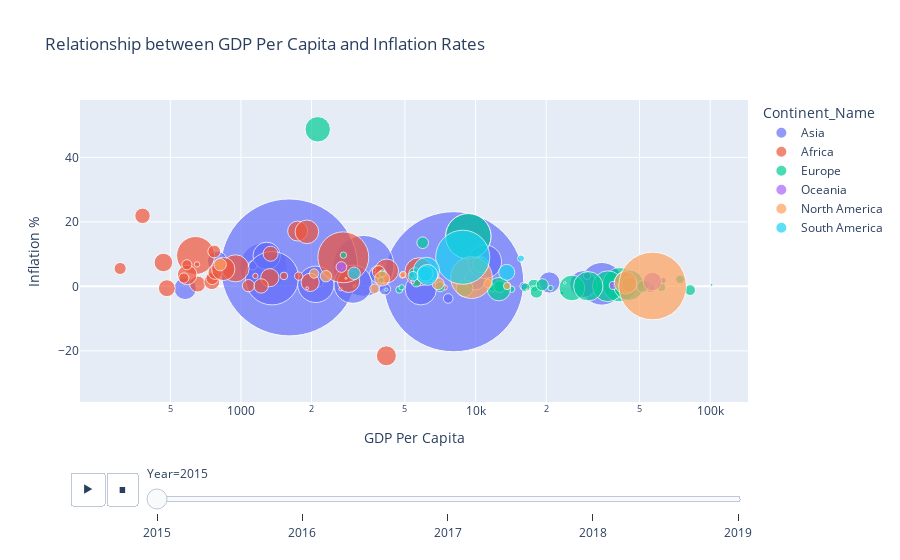

Here is the notebook cell this chart was saved with:
### Markdown cell above
#### 3.4 Between Inflation Rates and GDP Per Capita

### Code cell
# Displaying an animated scatterplot depicting the relationship between GDP per capita and inflation rate over the given time period

fig = px.scatter(data, title = "Relationship between GDP Per Capita and Inflation Rates", x= "GDP Per Capita", y= "Inflation %", animation_frame= "Year", 
 animation_group= "Country Name", size= "Population", color = "Continent_Name",
 hover_name= "Country Name", log_x=True, size_max=100)
fig.layout.updatemenus[0].buttons[0].args[1]["frame"]["duration"] = 700
fig.show()

### Figure 1 — Plotly figure (JSON) as saved in the notebook; plotly's stock layout.template omitted (floating-point values rounded to 4 significant figures)
{"data": [{"hovertemplate": "<b>%{hovertext}</b><br><br>Continent_Name=Asia<br>Year=2015<br>GDP Per Capita=%{x}<br>Inflation %=%{y}<br>Population=%{marker.size}<extra></extra>", "hovertext": ["Afghanistan", "United Arab Emirates", "Armenia", "Azerbaijan", "Bangladesh", "Brunei Darussalam", "China", "Cyprus", "Georgia", "Hong Kong SAR, China", "Indonesia", "India", "Israel", "Jordan", "Japan", "Kazakhstan", "Kyrgyz Republic", "Korea, Rep.", "Kuwait", "Lao PDR", "Lebanon", "Sri Lanka", "Myanmar", "Mongolia", "Malaysia", "Nepal", "Oman", "Pakistan", "Philippines", "Qatar", "Russian Federation", "Saudi Arabia", "Singapore", "Thailand", "Turkey", "Vietnam"], "ids": ["Afghanistan", "United Arab Emirates", "Armenia", "Azerbaijan", "Bangladesh", "Brunei Darussalam", "China", "Cyprus", "Georgia", "Hong Kong SAR, China", "Indonesia", "India", "Israel", "Jordan", "Japan", "Kazakhstan", "Kyrgyz Republic", "Korea, Rep.", "Kuwait", "Lao PDR", "Lebanon", "Sri Lanka", "Myanmar", "Mongolia", "Malaysia", "Nepal", "Oman", "Pakistan", "Philippines", "Qatar", "Russian Federation", "Saudi Arabia", "Singapore", "Thailand", "Turkey", "Vietnam"], "legendgroup": "Asia", "marker": {"color": "#636efa", "size": [34413603, 9262900, 2925553, 9649341, 156256276, 414907, 1371220000, 1160985, 3725276, 7291300, 258383256, 1310152403, 8380100, 9266575, 127141000, 17542806, 5956900, 51014947, 3835591, 6741164, 6532678, 20970000, 52680726, 2998439, 30270962, 27015031, 4267348, 199426964, 102113212, 2565710, 144096870, 31717667, 5535002, 68714511, 78529409, 92677076], "sizemode": "area", "sizeref": 139800.0, "symbol": "circle"}, "mode": "markers", "name": "Asia", "orientation": "v", "showlegend": true, "type": "scatter", "x": [578.5, 38660.0, 3607.0, 5500.0, 1248.0, 31160.0, 8067.0, 23330.0, 4014.0, 42430.0, 3332.0, 1606.0, 35780.0, 4105.0, 34520.0, 10510.0, 1121.0, 28730.0, 29870.0, 2135.0, 7645.0, 3844.0, 1287.0, 3919.0, 9955.0, 792.6, 16030.0, 1357.0, 3001.0, 63040.0, 9313.0, 20630.0, 55650.0, 5840.0, 10950.0, 2085.0], "xaxis": "x", "y": [-0.6617, 4.07, 3.732, 4.009, 6.194, -0.4883, 1.437, -2.097, 4.004, 2.995, 6.363, 5.872, -0.6325, -0.8769, 0.7895, 6.666, 6.503, 0.7062, 3.272, 1.277, -3.749, 3.768, 9.454, 5.727, 2.104, 7.869, 0.06529, 2.529, 0.6742, 1.814, 15.53, 1.206, -0.5226, -0.9004, 7.671, 0.6312], "yaxis": "y"}, {"hovertemplate": "<b>%{hovertext}</b><br><br>Continent_Name=Africa<br>Year=2015<br>GDP Per Capita=%{x}<br>Inflation %=%{y}<br>Population=%{marker.size}<extra></extra>", "hovertext": ["Angola", "Burundi", "Benin", "Burkina Faso", "Botswana", "Cote d'Ivoire", "Cameroon", "Congo, Rep.", "Cabo Verde", "Djibouti", "Algeria", "Ethiopia", "Gabon", "Ghana", "Guinea", "Gambia, The", "Equatorial Guinea", "Lesotho", "Morocco", "Madagascar", "Mali", "Mozambique", "Mauritania", "Mauritius", "Malawi", "Namibia", "Niger", "Nigeria", "Rwanda", "Sudan", "Senegal", "Sierra Leone", "Eswatini", "Chad", "Togo", "Tunisia", "Tanzania", "Uganda", "South Africa", "Zambia"], "ids": ["Angola", "Burundi", "Benin", "Burkina Faso", "Botswana", "Cote d'Ivoire", "Cameroon", "Congo, Rep.", "Cabo Verde", "Djibouti", "Algeria", "Ethiopia", "Gabon", "Ghana", "Guinea", "Gambia, The", "Equatorial Guinea", "Lesotho", "Morocco", "Madagascar", "Mali", "Mozambique", "Mauritania", "Mauritius", "Malawi", "Namibia", "Niger", "Nigeria", "Rwanda", "Sudan", "Senegal", "Sierra Leone", "Eswatini", "Chad", "Togo", "Tunisia", "Tanzania", "Uganda", "South Africa", "Zambia"], "legendgroup": "Africa", "marker": {"color": "#EF553B", "size": [27884381, 10160030, 10575952, 18110624, 2120716, 23226143, 23298368, 4856095, 524743, 913993, 39728025, 100835458, 1947686, 27849205, 11432088, 2085860, 1168568, 2059021, 34663603, 24234088, 17438778, 27042002, 4046301, 1262605, 16745303, 2314904, 20001663, 181137448, 11369071, 38902950, 14578459, 7171914, 1104044, 14110975, 7323158, 11179949, 51482633, 38225453, 55386367, 15879361], "sizemode": "area", "sizeref": 139800.0, "symbol": "circle"}, "mode": "markers", "name": "Africa", "orientation": "v", "showlegend": true, "type": "scatter", "x": [4167.0, 305.5, 1077.0, 653.3, 6800.0, 1973.0, 1328.0, 1762.0, 3043.0, 2659.0, 4178.0, 640.5, 7385.0, 1744.0, 769.3, 649.5, 11280.0, 1152.0, 2875.0, 467.2, 751.5, 589.9, 1524.0, 9260.0, 380.6, 4869.0, 483.3, 2730.0, 754.9, 1910.0, 1219.0, 588.2, 3690.0, 776.0, 570.9, 3862.0, 947.9, 840.4, 5735.0, 1338.0], "xaxis": "x", "y": [-21.53, 5.545, 0.2188, 0.7248, 3.062, 1.251, 2.686, 3.169, 0.1312, -0.8474, 4.784, 9.569, -0.3388, 17.15, 10.82, 6.808, 1.677, 3.218, 1.558, 7.404, 1.451, 3.551, 3.238, 1.287, 21.87, 3.394, -0.5761, 9.009, 2.529, 16.91, 0.1352, 6.694, 4.951, 4.377, 2.585, 4.437, 5.588, 5.41, 4.509, 10.11], "yaxis": "y"}, {"hovertemplate": "<b>%{hovertext}</b><br><br>Continent_Name=Europe<br>Year=2015<br>GDP Per Capita=%{x}<br>Inflation %=%{y}<br>Population=%{marker.size}<extra></extra>", "hovertext": ["Albania", "Austria", "Azerbaijan", "Belgium", "Bulgaria", "Bosnia and Herzegovina", "Belarus", "Switzerland", "Cyprus", "Czech Republic", "Germany", "Denmark", "Spain", "Estonia", "Finland", "France", "United Kingdom", "Georgia", "Greece", "Croatia", "Hungary", "Ireland", "Iceland", "Italy", "Kazakhstan", "Lithuania", "Luxembourg", "Latvia", "Moldova", "North Macedonia", "Malta", "Netherlands", "Norway", "Poland", "Portugal", "Romania", "Russian Federation", "Serbia", "Slovak Republic", "Slovenia", "Sweden", "Ukraine"], "ids": ["Albania", "Austria", "Azerbaijan", "Belgium", "Bulgaria", "Bosnia and Herzegovina", "Belarus", "Switzerland", "Cyprus", "Czech Republic", "Germany", "Denmark", "Spain", "Estonia", "Finland", "France", "United Kingdom", "Georgia", "Greece", "Croatia", "Hungary", "Ireland", "Iceland", "Italy", "Kazakhstan", "Lithuania", "Luxembourg", "Latvia", "Moldova", "North Macedonia", "Malta", "Netherlands", "Norway", "Poland", "Portugal", "Romania", "Russian Federation", "Serbia", "Slovak Republic", "Slovenia", "Sweden", "Ukraine"], "legendgroup": "Europe", "marker": {"color": "#00cc96", "size": [2880703, 8642699, 9649341, 11274196, 7177991, 3429361, 9489616, 8282396, 1160985, 10546059, 81686611, 5683483, 46444832, 1315407, 5479531, 66548272, 65116219, 3725276, 10820883, 4203604, 9843028, 4701957, 330815, 60730582, 17542806, 2904910, 569604, 1977527, 2834530, 2079328, 445053, 16939923, 5188607, 37986412, 10358076, 19815616, 144096870, 7095383, 5423801, 2063531, 9799186, 45154036], "sizemode": "area", "sizeref": 139800.0, "symbol": "circle"}, "mode": "markers", "name": "Europe", "orientation": "v", "showlegend": true, "type": "scatter", "x": [3953.0, 44180.0, 5500.0, 40990.0, 7054.0, 4727.0, 5949.0, 82080.0, 23330.0, 17720.0, 41140.0, 53250.0, 25730.0, 17520.0, 42780.0, 36640.0, 44970.0, 4014.0, 18170.0, 11780.0, 12650.0, 62000.0, 52560.0, 30230.0, 10510.0, 14250.0, 101400.0, 13700.0, 2732.0, 4840.0, 24000.0, 45180.0, 74360.0, 12570.0, 19240.0, 8977.0, 9313.0, 5585.0, 16310.0, 20880.0, 51550.0, 2125.0], "xaxis": "x", "y": [1.896, 0.8966, 4.009, 0.5614, -0.1046, -1.036, 13.53, -1.144, -2.097, 0.3094, 0.5144, 0.452, -0.5005, -0.4923, -0.2079, 0.03751, 0.368, 4.004, -1.736, -0.4645, -0.06164, -0.2899, 1.633, 0.03879, 6.666, -0.8841, 0.4747, 0.1742, 9.676, -0.2999, 1.101, 0.6002, 2.171, -0.8741, 0.4879, -0.5942, 15.53, 1.392, -0.3252, -0.5256, -0.04678, 48.7], "yaxis": "y"}, {"hovertemplate": "<b>%{hovertext}</b><br><br>Continent_Name=Oceania<br>Year=2015<br>GDP Per Capita=%{x}<br>Inflation %=%{y}<br>Population=%{marker.size}<extra></extra>", "hovertext": ["Australia", "Fiji", "New Zealand", "Papua New Guinea", "Solomon Islands", "Vanuatu", "Samoa"], "ids": ["Australia", "Fiji", "New Zealand", "Papua New Guinea", "Solomon Islands", "Vanuatu", "Samoa"], "legendgroup": "Oceania", "marker": {"color": "#ab63fa", "size": [23815995, 868627, 4595700, 8107775, 603118, 271130, 193513], "sizemode": "area", "sizeref": 139800.0, "symbol": "circle"}, "mode": "markers", "name": "Oceania", "orientation": "v", "showlegend": true, "type": "scatter", "x": [56760.0, 5391.0, 38620.0, 2679.0, 1914.0, 2802.0, 4074.0], "xaxis": "x", "y": [1.508, 1.375, 0.2927, 5.996, -0.5745, 2.483, 0.7245], "yaxis": "y"}, {"hovertemplate": "<b>%{hovertext}</b><br><br>Continent_Name=North America<br>Year=2015<br>GDP Per Capita=%{x}<br>Inflation %=%{y}<br>Population=%{marker.size}<extra></extra>", "hovertext": ["Bahamas, The", "Barbados", "Canada", "Costa Rica", "Dominican Republic", "Guatemala", "Honduras", "Haiti", "Jamaica", "Mexico", "Nicaragua", "Panama", "El Salvador", "United States"], "ids": ["Bahamas, The", "Barbados", "Canada", "Costa Rica", "Dominican Republic", "Guatemala", "Honduras", "Haiti", "Jamaica", "Mexico", "Nicaragua", "Panama", "El Salvador", "United States"], "legendgroup": "North America", "marker": {"color": "#FFA15A", "size": [374206, 285324, 35702908, 4847804, 10281680, 15567419, 9112916, 10695542, 2891021, 121858258, 6223240, 3968487, 6325124, 320635163], "sizemode": "area", "sizeref": 139800.0, "symbol": "circle"}, "mode": "markers", "name": "North America", "orientation": "v", "showlegend": true, "type": "scatter", "x": [31410.0, 16530.0, 43590.0, 11300.0, 6922.0, 3995.0, 2302.0, 815.7, 4908.0, 9606.0, 2050.0, 13630.0, 3706.0, 56820.0], "xaxis": "x", "y": [-30.24, -1.113, 1.125, 0.8019, 0.8367, 2.389, 3.158, 6.732, 3.676, 2.721, 3.997, 0.1375, -0.7314, 0.1186], "yaxis": "y"}, {"hovertemplate": "<b>%{hovertext}</b><br><br>Continent_Name=South America<br>Year=2015<br>GDP Per Capita=%{x}<br>Inflation %=%{y}<br>Population=%{marker.size}<extra></extra>", "hovertext": ["Bolivia", "Brazil", "Chile", "Colombia", "Ecuador", "Guyana", "Peru", "Paraguay", "Uruguay"], "ids": ["Bolivia", "Brazil", "Chile", "Colombia", "Ecuador", "Guyana", "Peru", "Paraguay", "Uruguay"], "legendgroup": "South America", "marker": {"color": "#19d3f3", "size": [10869730, 204471769, 17969353, 47520667, 16212020, 767432, 30470734, 6688746, 3412009], "sizemode": "area", "sizeref": 139800.0, "symbol": "circle"}, "mode": "markers", "name": "South America", "orientation": "v", "showlegend": true, "type": "scatter", "x": [3036.0, 8814.0, 13570.0, 6176.0, 6124.0, 4166.0, 6229.0, 5407.0, 15610.0], "xaxis": "x", "y": [4.06, 9.03, 4.349, 4.99, 3.967, -1.002, 3.549, 3.129, 8.666], "yaxis": "y"}], "layout": {"legend": {"itemsizing": "constant", "title": {"text": "Continent_Name"}, "tracegroupgap": 0}, "sliders": [{"active": 0, "currentvalue": {"prefix": "Year="}, "len": 0.9, "pad": {"b": 10, "t": 60}, "steps": [{"args": [["2015"], {"frame": {"duration": 0, "redraw": false}, "fromcurrent": true, "mode": "immediate", "transition": {"duration": 0, "easing": "linear"}}], "label": "2015", "method": "animate"}, {"args": [["2016"], {"frame": {"duration": 0, "redraw": false}, "fromcurrent": true, "mode": "immediate", "transition": {"duration": 0, "easing": "linear"}}], "label": "2016", "method": "animate"}, {"args": [["2017"], {"frame": {"duration": 0, "redraw": false}, "fromcurrent": true, "mode": "immediate", "transition": {"duration": 0, "easing": "linear"}}], "label": "2017", "method": "animate"}, {"args": [["2018"], {"frame": {"duration": 0, "redraw": false}, "fromcurrent": true, "mode": "immediate", "transition": {"duration": 0, "easing": "linear"}}], "label": "2018", "method": "animate"}, {"args": [["2019"], {"frame": {"duration": 0, "redraw": false}, "fromcurrent": true, "mode": "immediate", "transition": {"duration": 0, "easing": "linear"}}], "label": "2019", "method": "animate"}], "x": 0.1, "xanchor": "left", "y": 0, "yanchor": "top"}], "title": {"text": "Relationship between GDP Per Capita and Inflation Rates"}, "updatemenus": [{"buttons": [{"args": [null, {"frame": {"duration": 700, "redraw": false}, "fromcurrent": true, "mode": "immediate", "transition": {"duration": 500, "easing": "linear"}}], "label": "&#9654;", "method": "animate"}, {"args": [[null], {"frame": {"duration": 0, "redraw": false}, "fromcurrent": true, "mode": "immediate", "transition": {"duration": 0, "easing": "linear"}}], "label": "&#9724;", "method": "animate"}], "direction": "left", "pad": {"r": 10, "t": 70}, "showactive": false, "type": "buttons", "x": 0.1, "xanchor": "right", "y": 0, "yanchor": "top"}], "xaxis": {"anchor": "y", "domain": [0, 1], "title": {"text": "GDP Per Capita"}, "type": "log"}, "yaxis": {"anchor": "x", "domain": [0, 1], "title": {"text": "Inflation %"}}}}
